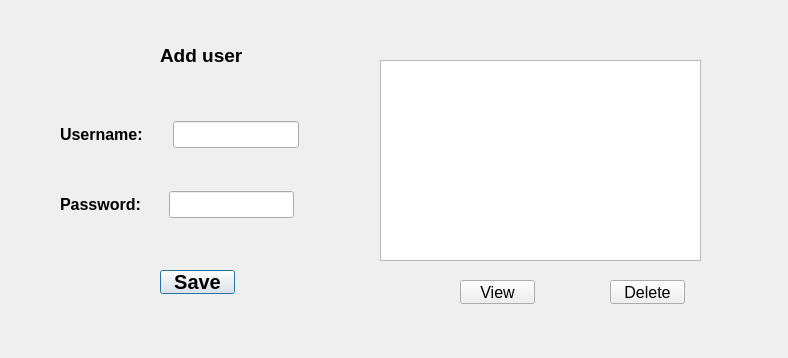
<?xml version="1.0" encoding="UTF-8"?>
<ui version="4.0">
 <class>adminpage</class>
 <widget class="QDialog" name="adminpage">
  <property name="geometry">
   <rect>
    <x>0</x>
    <y>0</y>
    <width>788</width>
    <height>358</height>
   </rect>
  </property>
  <property name="font">
   <font>
    <pointsize>12</pointsize>
   </font>
  </property>
  <property name="windowTitle">
   <string>Dialog</string>
  </property>
  <property name="styleSheet">
   <string notr="true"/>
  </property>
  <widget class="QLabel" name="label_3">
   <property name="geometry">
    <rect>
     <x>160</x>
     <y>40</y>
     <width>111</width>
     <height>31</height>
    </rect>
   </property>
   <property name="font">
    <font>
     <pointsize>14</pointsize>
     <bold>true</bold>
    </font>
   </property>
   <property name="text">
    <string>Add user</string>
   </property>
  </widget>
  <widget class="QPushButton" name="pushButton_saveuser">
   <property name="geometry">
    <rect>
     <x>160</x>
     <y>270</y>
     <width>75</width>
     <height>24</height>
    </rect>
   </property>
   <property name="font">
    <font>
     <pointsize>15</pointsize>
     <bold>true</bold>
    </font>
   </property>
   <property name="text">
    <string>Save</string>
   </property>
  </widget>
  <widget class="QTableView" name="tableView">
   <property name="geometry">
    <rect>
     <x>380</x>
     <y>60</y>
     <width>321</width>
     <height>201</height>
    </rect>
   </property>
  </widget>
  <widget class="QPushButton" name="pushButton_view">
   <property name="geometry">
    <rect>
     <x>460</x>
     <y>280</y>
     <width>75</width>
     <height>24</height>
    </rect>
   </property>
   <property name="text">
    <string>View</string>
   </property>
  </widget>
  <widget class="QPushButton" name="pushButton_delete">
   <property name="geometry">
    <rect>
     <x>610</x>
     <y>280</y>
     <width>75</width>
     <height>24</height>
    </rect>
   </property>
   <property name="text">
    <string>Delete</string>
   </property>
  </widget>
  <widget class="QWidget" name="layoutWidget">
   <property name="geometry">
    <rect>
     <x>60</x>
     <y>120</y>
     <width>239</width>
     <height>29</height>
    </rect>
   </property>
   <layout class="QHBoxLayout" name="horizontalLayout">
    <item>
     <widget class="QLabel" name="label">
      <property name="font">
       <font>
        <pointsize>12</pointsize>
        <bold>true</bold>
       </font>
      </property>
      <property name="text">
       <string>Username:</string>
      </property>
     </widget>
    </item>
    <item>
     <spacer name="horizontalSpacer">
      <property name="orientation">
       <enum>Qt::Horizontal</enum>
      </property>
      <property name="sizeHint" stdset="0">
       <size>
        <width>40</width>
        <height>20</height>
       </size>
      </property>
     </spacer>
    </item>
    <item>
     <widget class="QLineEdit" name="lineEdit_user"/>
    </item>
   </layout>
  </widget>
  <widget class="QWidget" name="layoutWidget">
   <property name="geometry">
    <rect>
     <x>60</x>
     <y>190</y>
     <width>234</width>
     <height>29</height>
    </rect>
   </property>
   <layout class="QHBoxLayout" name="horizontalLayout_2">
    <item>
     <widget class="QLabel" name="label_2">
      <property name="font">
       <font>
        <pointsize>12</pointsize>
        <bold>true</bold>
       </font>
      </property>
      <property name="text">
       <string>Password:</string>
      </property>
     </widget>
    </item>
    <item>
     <spacer name="horizontalSpacer_2">
      <property name="orientation">
       <enum>Qt::Horizontal</enum>
      </property>
      <property name="sizeHint" stdset="0">
       <size>
        <width>40</width>
        <height>20</height>
       </size>
      </property>
     </spacer>
    </item>
    <item>
     <widget class="QLineEdit" name="lineEdit_userpass">
      <property name="echoMode">
       <enum>QLineEdit::Password</enum>
      </property>
     </widget>
    </item>
   </layout>
  </widget>
 </widget>
 <resources/>
 <connections/>
</ui>
